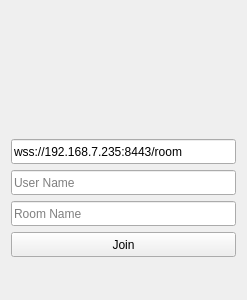
<?xml version="1.0" encoding="UTF-8"?>
<ui version="4.0">
 <class>LoginUI</class>
 <widget class="QWidget" name="LoginUI">
  <property name="geometry">
   <rect>
    <x>0</x>
    <y>0</y>
    <width>247</width>
    <height>300</height>
   </rect>
  </property>
  <property name="windowTitle">
   <string>LoginUI</string>
  </property>
  <layout class="QVBoxLayout" name="verticalLayout">
   <item>
    <widget class="QWidget" name="widget_logo" native="true">
     <layout class="QHBoxLayout" name="horizontalLayout">
      <item>
       <widget class="QLabel" name="label_logo">
        <property name="minimumSize">
         <size>
          <width>100</width>
          <height>100</height>
         </size>
        </property>
        <property name="maximumSize">
         <size>
          <width>100</width>
          <height>100</height>
         </size>
        </property>
        <property name="text">
         <string/>
        </property>
       </widget>
      </item>
     </layout>
    </widget>
   </item>
   <item>
    <widget class="QLineEdit" name="line_server">
     <property name="minimumSize">
      <size>
       <width>0</width>
       <height>25</height>
      </size>
     </property>
     <property name="text">
      <string>wss://192.168.7.235:8443/room</string>
     </property>
     <property name="readOnly">
      <bool>false</bool>
     </property>
     <property name="placeholderText">
      <string>Sercer Address</string>
     </property>
    </widget>
   </item>
   <item>
    <widget class="QLineEdit" name="line_user">
     <property name="minimumSize">
      <size>
       <width>0</width>
       <height>25</height>
      </size>
     </property>
     <property name="placeholderText">
      <string>User Name</string>
     </property>
    </widget>
   </item>
   <item>
    <widget class="QLineEdit" name="line_room">
     <property name="minimumSize">
      <size>
       <width>0</width>
       <height>25</height>
      </size>
     </property>
     <property name="placeholderText">
      <string>Room Name</string>
     </property>
    </widget>
   </item>
   <item>
    <widget class="QPushButton" name="btnLogin">
     <property name="minimumSize">
      <size>
       <width>0</width>
       <height>25</height>
      </size>
     </property>
     <property name="text">
      <string>Join</string>
     </property>
    </widget>
   </item>
   <item>
    <spacer name="verticalSpacer">
     <property name="orientation">
      <enum>Qt::Vertical</enum>
     </property>
     <property name="sizeHint" stdset="0">
      <size>
       <width>20</width>
       <height>40</height>
      </size>
     </property>
    </spacer>
   </item>
  </layout>
 </widget>
 <layoutdefault spacing="6" margin="11"/>
 <resources/>
 <connections/>
</ui>
